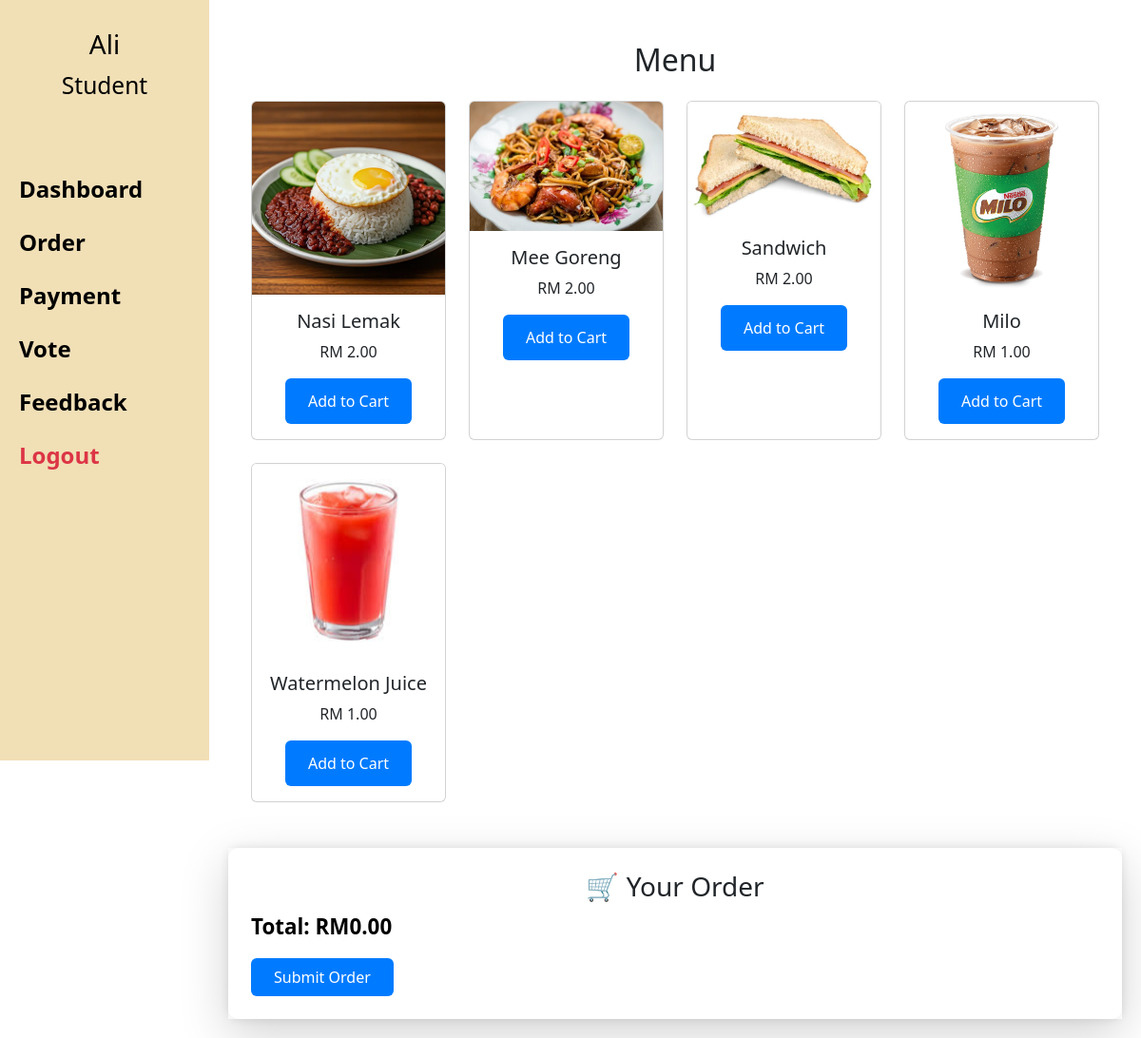
Screenshot of /order (signed in) with the database file from the repository.
### models.py (models this page shows)
class StudentInfo(db.Model, UserMixin):
    __tablename__ = 'student_info'
    id = db.Column(db.Integer, primary_key=True)
    name = db.Column(db.String(100))
    ic_last4 = db.Column(db.String(4), unique=True)
    pin = db.Column(db.String(4), nullable=False)  # PIN for login
    password = db.Column(db.String(10),)  # Password for admin login
    role = db.Column(db.String(10), default='student')  # 'admin' or 'student'
    balance = db.Column(db.Integer, default=0)
    frozen = db.Column(db.Boolean, default=False)

class MenuItem(db.Model):
    __tablename__ = 'menu_item'
    id = db.Column(db.Integer, primary_key=True)
    name = db.Column(db.String(100))
    price = db.Column(db.Float)
    category = db.Column(db.String(50))
    image_filename = db.Column(db.String(100))

### app.py (the view, shortened to what this page needs)
@app.route("/order", methods=["GET", "POST"])
@login_required
def order():
    items = MenuItem.query.all()
    categories = list({item.category for item in items if item.category})
    return render_template("order.html", items=items, categories=categories)

### app.py (called while the page is built)
@app.before_request
def make_session_non_permanent():
    session.permanent = False

@login_manager.user_loader
def load_user(user_id):
    return StudentInfo.query.get(int(user_id))

@app.context_processor
def inject_user():
    return {'user': current_user}

### templates/order.html (shortened to what this page needs)
{% extends "base.html" %}
{% block content %}
<div class="flex">
  <main class="flex-grow p-4">
    <h2 class="text-center mb-4">Menu</h2>
    <div class="row">
      {% for item in items %}
      <div class="col-md-3 mb-4">
        <div class="card h-100 text-center">
          {% if item.image_filename %}
            <img src="{{ url_for('static', filename='images/' + item.image_filename) }}" class="card-img-top" alt="{{ item.name }}">
          {% else %}
            <div class="p-4 text-muted">No image available</div>
          {% endif %}
          <div class="card-body">
            <h5 class="card-title">{{ item.name }}</h5>
            <p class="card-text">RM {{ "%.2f"|format(item.price) }}</p>
            <button onclick="addToCart({{ item.id }}, '{{ item.name }}', {{ item.price }})" class="bg-green-500 hover:bg-green-600 text-white px-4 py-2.5 rounded">Add to Cart</button>
          </div>
        </div>
      </div>
      {% endfor %}
    </div>
  </main>
</div>
<div id="cart-bar" class="fixed bottom-0 left-0 w-full bg-white shadow-lg border-t z-50 sticky-top">
  <div class="container mx-auto p-4">
    <h3 class="text-xl font-bold mb-2">🛒 Your Order</h3>
    <p id="cart-total" class="boldfont">Total: RM0.00</p>
    <form id="order-form" action="{{ url_for('order') }}" method="POST">
      <button type="submit" onclick="return prepareOrderSubmission()" class="bg-green-500 hover:bg-green-600 text-white px-4 py-2 rounded">
        Submit Order
      </button>
    </form>
  </div>
</div>
{% endblock %}

### templates/base.html (shortened to what this page needs)
<!DOCTYPE html>
<html lang="en" xml:lang="en">
<head>
  <link rel="stylesheet" href="/static/style.css" />
  <link rel="stylesheet" href="https://stackpath.bootstrapcdn.com/bootstrap/4.4.1/css/bootstrap.min.css"
 />
  <link rel="stylesheet" href="https://stackpath.bootstrapcdn.com/font-awesome/4.7.0/css/font-awesome.min.css"
 />
  <link rel="stylesheet" href="https://cdn.jsdelivr.net/npm/bootstrap@5.3.0/dist/css/bootstrap.min.css">
</head>
<body>
  {% if user.is_authenticated %}
    <div class="wrapper">
      <div class="sidenav" id="sidebar">
        <div class="user-info">
          {% if user.is_authenticated %}
            <h3>{{ user.name }}</h3>
            <h3><small>{{ user.role|capitalize }}</small></h3>
          {% endif %}
        </div>
        {% if user.is_authenticated %}
          {% if user.role == 'student' %}
              <br>
              <br>
              <a href="{{ url_for('student_dashboard') }}">Dashboard</a>
              <a href="{{ url_for('order') }}">Order</a>
              <a href="{{ url_for('payment') }}">Payment</a>
              <a href="{{ url_for('vote') }}">Vote</a>
              <a href="{{ url_for('feedback') }}">Feedback</a>
          {% endif %}
        <a href="{{ url_for('logout') }}" class="text-danger">Logout</a>
        {% endif %}
      </div>
    </div>
  {% endif %}
  <div class="main">
  {% block content %}{% endblock %}
</div>
</body>
</html>

### static/style.css (style rules this page uses)
.sidenav { width: 220px; background-color: #f1dfb6; color: black; padding-top: 20px; position: sticky; top: 0; height: 100vh; overflow-y: auto; flex-shrink: 0; transition: transform 0.3s ease-in-out; z-index: 1000; }
.sidenav a { padding: 10px 20px; display: block; color: black; text-decoration: none; font-size: 24px; font-weight: bold; }
.wrapper { display: flex; width: auto; }
.main { flex-grow: 1; padding: 20px; }
.sidenav .user-info { padding: 10px 20px; font-weight: bold; text-align: center; }
body { font-family: Arial, sans-serif; background-color: #f5f5f5; display: flex; min-height: 100vh; margin: 0; padding: 0; }
.container { padding: 20px; max-width: 90vw; margin: auto; background: white; border-radius: 10px; box-shadow: 0 0 10px rgba(0,0,0,0.1); touch-action: manipulation; }
h2, h3 { color: #333; text-align: center; font-size: 1.8em; }
.boldfont { color: black; font-size: 1.4em; font-weight: bold; }
button { padding: 12px 20px; background-color: #007BFF; color: white; border: none; border-radius: 10px; text-decoration: none; font-size: 1.1em; cursor: pointer; display: inline-block; margin-top: 10px; }
.flex { display: flex; flex-direction: row; }
.sticky-top { position: sticky; top: 0; z-index: 1020; }

### rows the page displays
StudentInfo: name "Ali", role "Student"
MenuItem: image_filename (picture), name "Nasi Lemak", price "2.00"
MenuItem: image_filename (picture), name "Mee Goreng", price "2.00"
MenuItem: image_filename (picture), name "Sandwich", price "2.00"
MenuItem: image_filename (picture), name "Milo", price "1.00"
MenuItem: image_filename (picture), name "Watermelon Juice", price "1.00"
